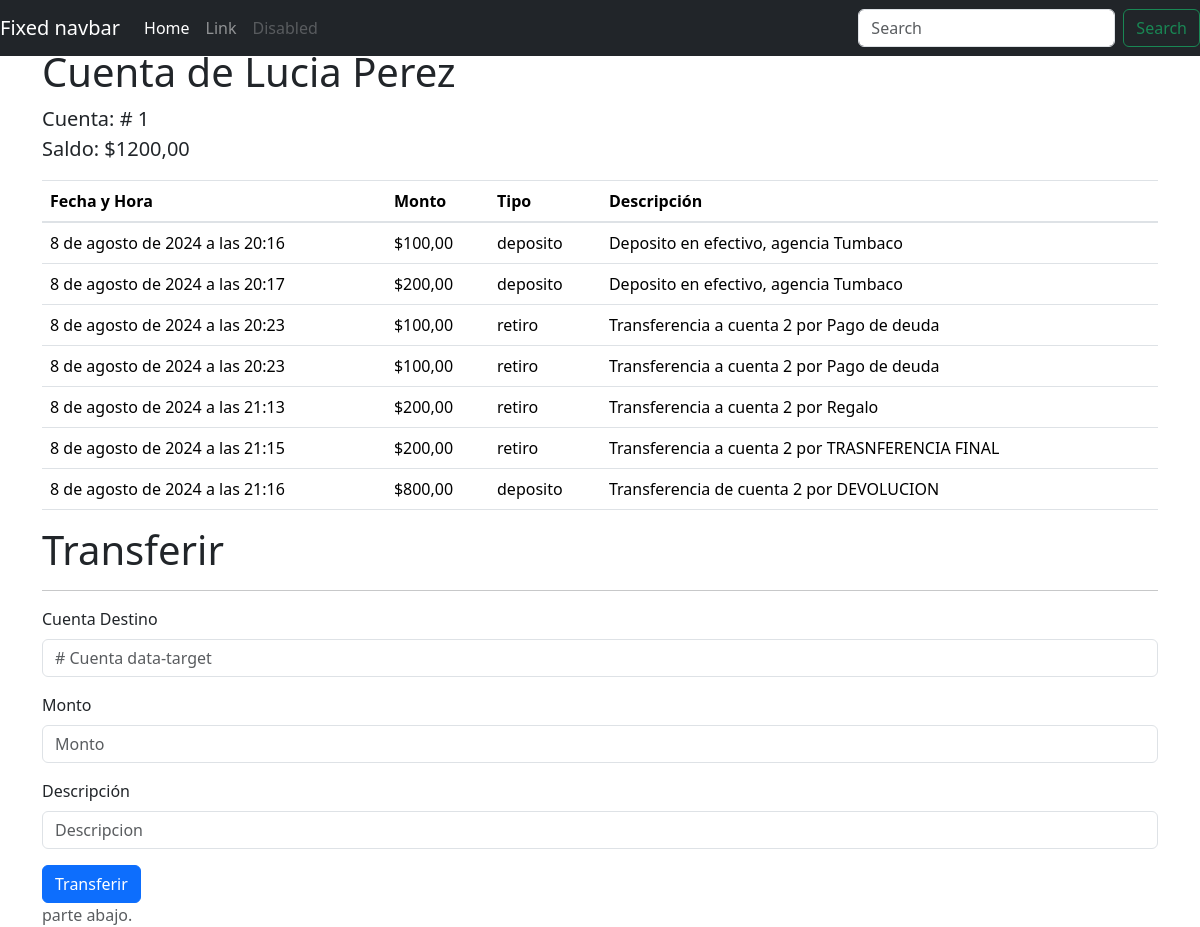
Screenshot of /movimientos/1 (signed in) with the database file from the repository.
### cuentas/models.py (models this page shows, shortened)
class Cuenta(models.Model):
    cliente = models.ForeignKey(Cliente, on_delete=models.CASCADE, related_name='cuentas')
    saldo = models.DecimalField(max_digits=10, decimal_places=2)
    def __str__(self):
        return f"{self.id} {self.cliente}"

class Cliente(models.Model):
    nombre = models.CharField(max_length=50)
    apellido = models.CharField(max_length=50)
    cedula = models.CharField(max_length=12, unique=True)
    user = models.OneToOneField(User, related_name='cliente', on_delete=models.CASCADE, null=True, blank=True)
    def __str__(self):
        return self.nombre + ' ' + self.apellido

class Movimiento(models.Model):
    TIPO_MOVIMIENTOS = [
        ('deposito', 'Deposito'),
        ('retiro', 'Retiro')
    ]
    cuenta = models.ForeignKey(Cuenta, on_delete=models.CASCADE, related_name='movimientos')
    fecha_y_hora = models.DateTimeField(auto_now_add=True)
    tipo = models.CharField(max_length=20, choices=TIPO_MOVIMIENTOS)
    monto = models.DecimalField(max_digits=10, decimal_places=2)
    descripcion = models.CharField(max_length=200, blank=True, null=True)

### cuentas/views.py (the view)
# urls.py: path('movimientos/<int:cuenta_id>', ver_movimientos, name='ver_movimientos_cuenta'),
@login_required
def ver_movimientos(request, cuenta_id):
    cuenta = get_object_or_404(Cuenta, id = cuenta_id)
    if cuenta.cliente.user != request.user and not request.user.is_superuser:
        return HttpResponse("No tienes acceso a esta cuenta")
    movimientos = cuenta.movimientos.all()
    contenido = {
        'cuenta': cuenta,
        'movimientos': movimientos
    }
    return render(request, 'movimientos.html', contenido)

### cuentas/templates/movimientos.html (shortened to what this page needs)
<!doctype html>
<html lang="es">
  <head>
    <link href="https://getbootstrap.com/docs/4.0/dist/css/bootstrap.min.css" rel="stylesheet">
    <link href="https://getbootstrap.com/docs/4.0/examples/sticky-footer-navbar/sticky-footer-navbar.css" rel="stylesheet">
  </head>
  <body>
    <header>
      <nav class="navbar navbar-expand-md navbar-dark fixed-top bg-dark">
        <a class="navbar-brand" href="#">Fixed navbar</a>
        <div class="collapse navbar-collapse" id="navbarCollapse">
          <ul class="navbar-nav mr-auto">
            <li class="nav-item active">
              <a class="nav-link" href="#">Home <span class="sr-only">(current)</span></a>
            </li>
            <li class="nav-item">
              <a class="nav-link" href="#">Link</a>
            </li>
            <li class="nav-item">
              <a class="nav-link disabled" href="#">Disabled</a>
            </li>
          </ul>
          <form class="form-inline mt-2 mt-md-0">
            <input class="form-control mr-sm-2" type="text" placeholder="Search" aria-label="Search">
            <button class="btn btn-outline-success my-2 my-sm-0" type="submit">Search</button>
          </form>
        </div>
      </nav>
    </header>
    <main role="main" class="container">
      <h1 class="mt-5">Cuenta de {{cuenta.cliente.nombre}} {{cuenta.cliente.apellido}}</h1>
      <p class="lead">
        Cuenta: # {{cuenta.id}}
        <br>
        Saldo: ${{cuenta.saldo}}
      </p>
      <table class="table">
        <thead>
           <tr>
               <th>Fecha y Hora</th>
               <th>Monto</th>
               <th>Tipo</th>
               <th>Descripción</th>
           </tr>
        </thead>
       {% for m in movimientos %}
           <tr>
               <td>{{m.fecha_y_hora}}</td>
               <td>${{m.monto}}</td>
               <td>{{m.tipo}}</td>
               <td>{{m.descripcion}}</td>
           </tr>
       {% endfor %}
       </table>
       <h1>Transferir</h1>
       <hr>
       <form action="http://localhost:8000/transferir" method="POST">
        <div class="form-group">
          <label  for="cuenta_destino">Cuenta Destino</label>
          <input name="cuenta_destino" type="text" class="form-control" id="cuenta_destino"  placeholder="# Cuenta data-target">
        </div>
        <div class="form-group">
          <label for="monto">Monto</label>
          <input name="monto" type="text" class="form-control" id="monto"  placeholder="Monto">
        </div>
        <div class="form-group">
          <label for="descripcion">Descripción</label>
          <input name="descripcion" type="text" class="form-control" id="descripcion"  placeholder="Descripcion">
        </div>
        <button type="submit" class="btn btn-primary">Transferir</button>
      </form>
    </main>
    <footer class="footer">
      <div class="container">
        <span class="text-muted">parte abajo.</span>
      </div>
    </footer>
    <link href="https://cdn.jsdelivr.net/npm/bootstrap@5.3.3/dist/css/bootstrap.min.css" rel="stylesheet">
  </body>
</html>

### rows the page displays
Cuenta: cliente.nombre "Lucia", cliente.apellido "Perez", id "1", saldo "1200,00"
Movimiento: fecha_y_hora "8 de agosto de 2024 a las 20:16", monto "100,00", tipo "deposito", descripcion "Deposito en efectivo, agencia Tumbaco"
Movimiento: fecha_y_hora "8 de agosto de 2024 a las 20:17", monto "200,00", tipo "deposito", descripcion "Deposito en efectivo, agencia Tumbaco"
Movimiento: fecha_y_hora "8 de agosto de 2024 a las 20:23", monto "100,00", tipo "retiro", descripcion "Transferencia a cuenta 2 por Pago de deuda"
Movimiento: fecha_y_hora "8 de agosto de 2024 a las 20:23", monto "100,00", tipo "retiro", descripcion "Transferencia a cuenta 2 por Pago de deuda"
Movimiento: fecha_y_hora "8 de agosto de 2024 a las 21:13", monto "200,00", tipo "retiro", descripcion "Transferencia a cuenta 2 por Regalo"
Movimiento: fecha_y_hora "8 de agosto de 2024 a las 21:15", monto "200,00", tipo "retiro", descripcion "Transferencia a cuenta 2 por TRASNFERENCIA FINAL"
Movimiento: fecha_y_hora "8 de agosto de 2024 a las 21:16", monto "800,00", tipo "deposito", descripcion "Transferencia de cuenta 2 por DEVOLUCION"
